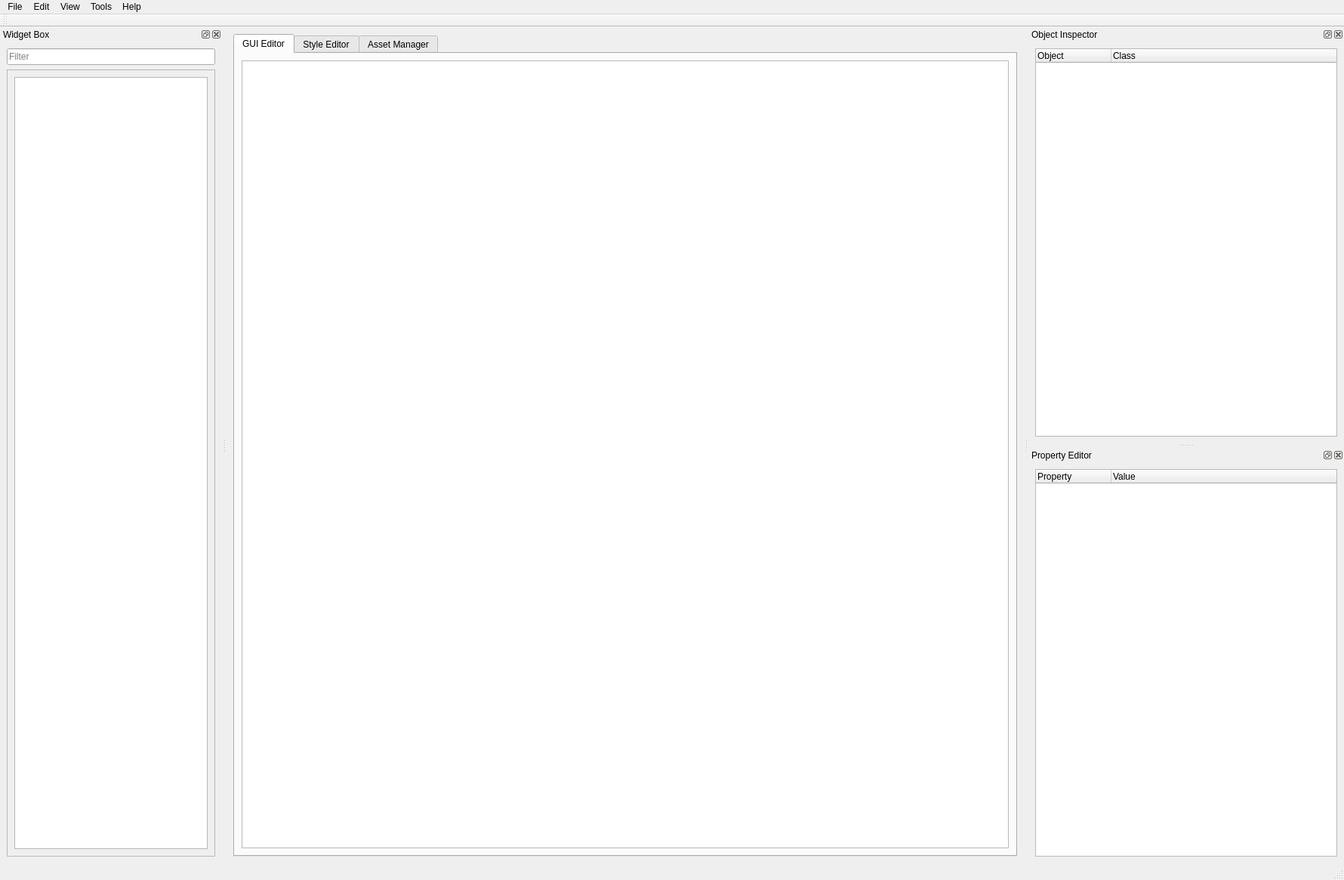
<?xml version="1.0" encoding="UTF-8"?>
<ui version="4.0">
 <class>MainWindow</class>
 <widget class="QMainWindow" name="MainWindow">
  <property name="geometry">
   <rect>
    <x>0</x>
    <y>0</y>
    <width>1780</width>
    <height>1165</height>
   </rect>
  </property>
  <property name="windowTitle">
   <string>LittlevGL GUI Builder</string>
  </property>
  <widget class="QWidget" name="centralwidget">
   <layout class="QGridLayout" name="gridLayout">
    <item row="0" column="0">
     <layout class="QVBoxLayout" name="verticalLayout">
      <item>
       <widget class="QTabWidget" name="tabWidget">
        <property name="currentIndex">
         <number>0</number>
        </property>
        <widget class="QWidget" name="GUIEditorTab">
         <attribute name="title">
          <string>GUI Editor</string>
         </attribute>
         <layout class="QGridLayout" name="gridLayout_2">
          <item row="0" column="0">
           <widget class="LVGLSimulator" name="LVGLSimWindow">
            <property name="verticalScrollBarPolicy">
             <enum>Qt::ScrollBarAlwaysOff</enum>
            </property>
            <property name="horizontalScrollBarPolicy">
             <enum>Qt::ScrollBarAlwaysOff</enum>
            </property>
           </widget>
          </item>
         </layout>
        </widget>
        <widget class="QWidget" name="StyleEditorTab">
         <attribute name="title">
          <string>Style Editor</string>
         </attribute>
         <widget class="QLabel" name="label">
          <property name="geometry">
           <rect>
            <x>380</x>
            <y>400</y>
            <width>231</width>
            <height>81</height>
           </rect>
          </property>
          <property name="text">
           <string>Coming Soon :)</string>
          </property>
         </widget>
        </widget>
        <widget class="QWidget" name="AssetTab">
         <attribute name="title">
          <string>Asset Manager</string>
         </attribute>
         <widget class="QLabel" name="label_2">
          <property name="geometry">
           <rect>
            <x>390</x>
            <y>410</y>
            <width>231</width>
            <height>81</height>
           </rect>
          </property>
          <property name="text">
           <string>Coming Soon :)</string>
          </property>
         </widget>
        </widget>
       </widget>
      </item>
     </layout>
    </item>
   </layout>
  </widget>
  <widget class="QMenuBar" name="menubar">
   <property name="geometry">
    <rect>
     <x>0</x>
     <y>0</y>
     <width>1780</width>
     <height>39</height>
    </rect>
   </property>
   <widget class="QMenu" name="menuLittlevGL_Builder">
    <property name="title">
     <string>File</string>
    </property>
    <addaction name="actionNew"/>
    <addaction name="actionOpen"/>
   </widget>
   <widget class="QMenu" name="menuEdit">
    <property name="title">
     <string>Edit</string>
    </property>
   </widget>
   <widget class="QMenu" name="menuView">
    <property name="title">
     <string>View</string>
    </property>
    <addaction name="separator"/>
   </widget>
   <widget class="QMenu" name="menuHelp">
    <property name="title">
     <string>Tools</string>
    </property>
   </widget>
   <widget class="QMenu" name="menuHelp_2">
    <property name="title">
     <string>Help</string>
    </property>
   </widget>
   <addaction name="menuLittlevGL_Builder"/>
   <addaction name="menuEdit"/>
   <addaction name="menuView"/>
   <addaction name="menuHelp"/>
   <addaction name="menuHelp_2"/>
  </widget>
  <widget class="QStatusBar" name="statusbar"/>
  <widget class="QToolBar" name="toolBar">
   <property name="windowTitle">
    <string>toolBar</string>
   </property>
   <attribute name="toolBarArea">
    <enum>TopToolBarArea</enum>
   </attribute>
   <attribute name="toolBarBreak">
    <bool>false</bool>
   </attribute>
  </widget>
  <widget class="QDockWidget" name="ObjecInspector">
   <property name="baseSize">
    <size>
     <width>330</width>
     <height>300</height>
    </size>
   </property>
   <property name="windowTitle">
    <string>Object Inspector</string>
   </property>
   <attribute name="dockWidgetArea">
    <number>2</number>
   </attribute>
   <widget class="QWidget" name="dockWidgetContents">
    <layout class="QGridLayout" name="gridLayout_3">
     <item row="0" column="0">
      <widget class="QTreeWidget" name="treeWidget">
       <column>
        <property name="text">
         <string>Object</string>
        </property>
       </column>
       <column>
        <property name="text">
         <string>Class</string>
        </property>
       </column>
      </widget>
     </item>
    </layout>
   </widget>
  </widget>
  <widget class="QDockWidget" name="PropertyEditor">
   <property name="baseSize">
    <size>
     <width>330</width>
     <height>300</height>
    </size>
   </property>
   <property name="windowTitle">
    <string>Property Editor</string>
   </property>
   <attribute name="dockWidgetArea">
    <number>2</number>
   </attribute>
   <widget class="QWidget" name="dockWidgetContents_3">
    <layout class="QGridLayout" name="gridLayout_4">
     <item row="0" column="0">
      <widget class="QTreeWidget" name="treeWidget_2">
       <property name="minimumSize">
        <size>
         <width>400</width>
         <height>0</height>
        </size>
       </property>
       <column>
        <property name="text">
         <string>Property</string>
        </property>
       </column>
       <column>
        <property name="text">
         <string>Value</string>
        </property>
       </column>
      </widget>
     </item>
    </layout>
   </widget>
  </widget>
  <widget class="QDockWidget" name="WidgeBox">
   <property name="baseSize">
    <size>
     <width>330</width>
     <height>0</height>
    </size>
   </property>
   <property name="windowTitle">
    <string>Widget Box</string>
   </property>
   <attribute name="dockWidgetArea">
    <number>1</number>
   </attribute>
   <widget class="QWidget" name="dockWidgetContents_2">
    <layout class="QGridLayout" name="gridLayout_5">
     <item row="1" column="0">
      <layout class="QGridLayout" name="gridLayout_6">
       <item row="0" column="0">
        <widget class="QScrollArea" name="scrollArea">
         <property name="horizontalScrollBarPolicy">
          <enum>Qt::ScrollBarAlwaysOff</enum>
         </property>
         <property name="widgetResizable">
          <bool>true</bool>
         </property>
         <widget class="QWidget" name="scrollAreaWidgetContents">
          <property name="geometry">
           <rect>
            <x>0</x>
            <y>0</y>
            <width>257</width>
            <height>921</height>
           </rect>
          </property>
          <layout class="QGridLayout" name="gridLayout_7">
           <item row="0" column="0">
            <widget class="QListWidget" name="listWidget">
             <property name="font">
              <font>
               <pointsize>12</pointsize>
              </font>
             </property>
            </widget>
           </item>
          </layout>
         </widget>
        </widget>
       </item>
      </layout>
     </item>
     <item row="0" column="0">
      <widget class="QLineEdit" name="lineEdit">
       <property name="autoFillBackground">
        <bool>false</bool>
       </property>
       <property name="inputMethodHints">
        <set>Qt::ImhNone</set>
       </property>
       <property name="placeholderText">
        <string>Filter</string>
       </property>
      </widget>
     </item>
    </layout>
   </widget>
  </widget>
  <action name="actionNew">
   <property name="text">
    <string>New</string>
   </property>
  </action>
  <action name="actionOpen">
   <property name="text">
    <string>Open...</string>
   </property>
  </action>
  <action name="actionWidget_Box">
   <property name="checkable">
    <bool>true</bool>
   </property>
   <property name="text">
    <string>Widget Box</string>
   </property>
  </action>
  <action name="actionObject_Inspector">
   <property name="checkable">
    <bool>true</bool>
   </property>
   <property name="text">
    <string>Object Inspector</string>
   </property>
  </action>
  <action name="actionProperty_Editor">
   <property name="checkable">
    <bool>true</bool>
   </property>
   <property name="text">
    <string>Property Editor</string>
   </property>
  </action>
 </widget>
 <customwidgets>
  <customwidget>
   <class>LVGLSimulator</class>
   <extends>QGraphicsView</extends>
   <header>LVGLSimulator.h</header>
  </customwidget>
 </customwidgets>
 <resources/>
 <connections/>
</ui>
